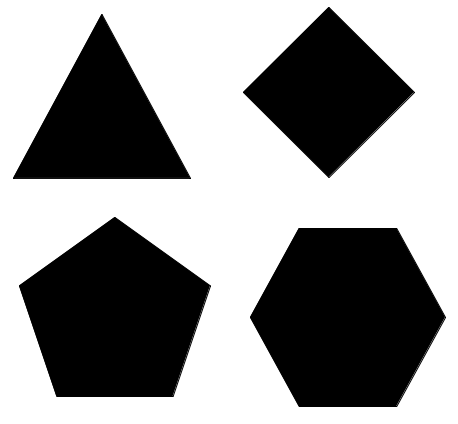
//> input picture all.png, 458 x 424 px
$ ./main   (built with g++ and OpenCV 4)
//> lines starting //> are read from the running program, lines starting //| are printed output that depends on the picture; after the words box and inside, x2 and y2 are one past the last pixel; in counts of white or black regions, pixels touching at a corner belong together
#include <opencv4/opencv2/imgproc/imgproc.hpp>
#include <opencv4/opencv2/highgui/highgui.hpp>
#include <iostream>
#include <string>
using namespace std;
using namespace cv;

constexpr unsigned TRIANGLE = 3;		//sum of corner
constexpr unsigned SQUARE = 4;
constexpr unsigned PENTA = 5;
constexpr unsigned HEXA = 6;

void label(Mat img,const String& lb,vector<Point>& pn)
{
	int font_type = FONT_HERSHEY_SIMPLEX;
	double scale = 0.65;
	int thickness = 2;
	int baseline = 1;
	Size text_sz = getTextSize(lb,font_type,scale,thickness,&baseline);
	Rect r = boundingRect(pn);
	Point p{r.x+(r.width-text_sz.width)/2,r.y+(r.height-text_sz.height)/2};
	rectangle(img,p+Point{0,baseline},p+Point{text_sz.width,-text_sz.height},Scalar{230,255,200},-1);
	putText(img,lb,p,font_type,scale,Scalar{0,0,255},thickness);
}

void mark_object_detected(vector<Point> cn,const vector<Point>& point,
	Mat img,unsigned pn_sz,const string& label_img)
{
	Rect r = boundingRect(cn);
	rectangle(img,r,Scalar(255,2,22));
	for(unsigned i=0; i < pn_sz; ++i)
		circle(img,point[i],8,Scalar(100,100,1),-1);
	label(img,label_img,cn);
	cout<<label_img<<" detected\n";
}

int main()
{
	namedWindow("win");
	Mat im = imread("../../all.png");
//> im is the input picture: 424 rows x 458 cols, CV_8UC3; min 0, max 255, mean 150.2

	Mat gray;
	//convert the original image into 1-channel color (gray)
	cvtColor(im,gray,COLOR_RGB2GRAY);

	vector<vector<Point>> contours;
	vector<Point> pn;

	string img_label;	//label for object detected

	//first find the contour of all images (objects)
	findContours(gray,contours,RETR_LIST,CHAIN_APPROX_SIMPLE);
//> contours = 10 contours, 5 with area under 20; largest, box (x1, y1, x2, y2) and area: (0, 0, 458, 424) 193311, (249, 227, 445, 408) 26167, (18, 217, 210, 398) 23630, (13, 14, 190, 178) 14377, (242, 7, 414, 177) 14348


	for(unsigned int i=0;i<contours.size();++i)
	{
		//approximate a polygonal curve(s)
		approxPolyDP(contours[i],pn,arcLength(contours[i],true)*0.02,true);
		//give parameter for the window not detected**
		if(contourArea(contours[i]) > 100 && contourArea(contours[i]) <= 90000)
		{
			unsigned sum_of_pn = pn.size();	//sum of corner

			switch(sum_of_pn)		//check for number of corner
			{
				case TRIANGLE: img_label = "triangle"; break;
				case SQUARE: img_label = "square"; break;
				case PENTA: img_label = "penta"; break;
				case HEXA: img_label = "hexa";
			}
			//attach name (mark) to the object shape detected
			mark_object_detected(contours[i],pn,im,sum_of_pn,img_label);
		}
	}
//> this loop made 10 passes
//> (pn, sum_of_pn, r in label, p in label) on passes 8 to 9: (3 Points (x, y): [101, 14], [188, 177], [13, 176], 3, Rect(13, 14, 177, 164), Point(63, 88)), (4 Points (x, y): [328, 7], [413, 91], [328, 176], [242, 92], 4, Rect(242, 7, 172, 170), Point(293, 84))
//> (sum_of_pn, r in label, p in label) on passes 3 to 4: (6, Rect(249, 227, 196, 181), Point(322, 310)), (5, Rect(18, 217, 192, 181), Point(84, 300))
//| hexa detected
//| penta detected
//| triangle detected
//| square detected
//> pass 3, in label, `putText(img,lb,p,font_type,scale,Scalar{0,0,255},thickness);`:
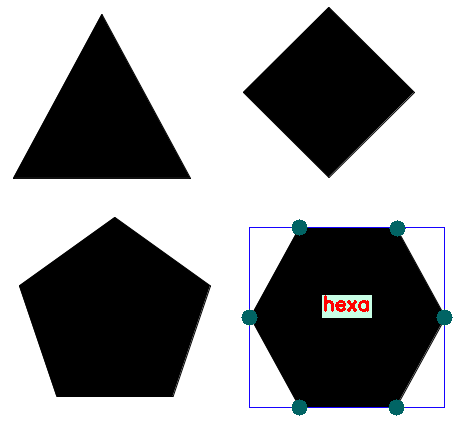
//> img: 424 rows x 458 cols, CV_8UC3; mean B, G, R 150.8, 150, 149.7
//> after the loop:
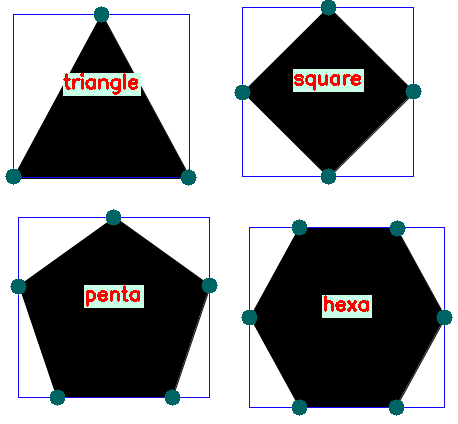
//> im: 424 rows x 458 cols, CV_8UC3; 6.2% of pixels changed, all inside (x1, y1, x2, y2) = (5, 0, 453, 416)

	imshow("win",im);

	//quit when 'q' button is pressed
	while(static_cast<char>(waitKey(1)) != 'q');
//> the 'q' key is pressed

	return 0;
}


/**note that this is where the problem on
	"Detecting Basic Shape with OpenCV by Corners Quantity"
	article is solved: by these parameters, the window (having 4 corners also)
	won't be detected when square is intended
*/
